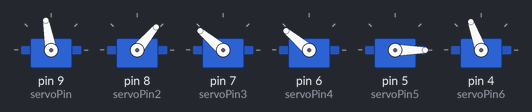
The sketch below on a simulated Arduino Uno, built with avr-gcc and run on an emulated ATmega328P. On the bench: 6 × servo.

Above: at 0.1 s.
At 6.51 s:
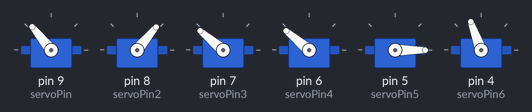
At 12.6 s:
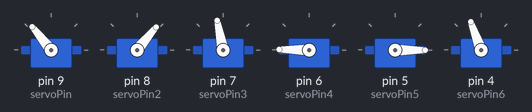
At 18.4 s:
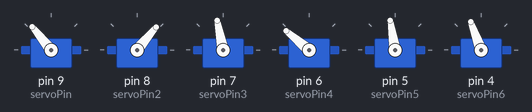
Timing chart, 0 to 19.9 s (numbered marks = the images above):
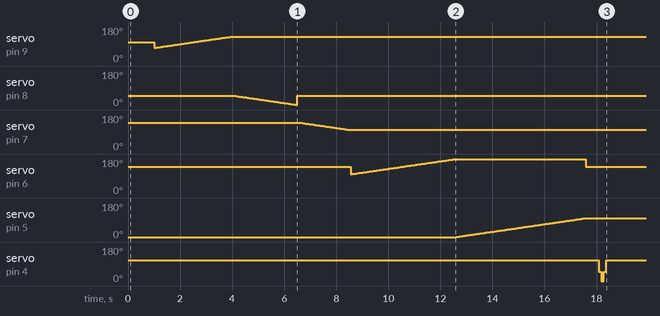

The sketch:

InitialTesting.ino
```cpp
/*
  Adafruit Arduino - Lesson 14. Sweep
*/

#include <Servo.h>

int servoPin = 9;
int servoPin2 = 8;
int servoPin3 = 7;
int servoPin4 = 6;
int servoPin5 = 5;
int servoPin6 = 4;


Servo servoBase;
Servo servoElbowLower;
Servo servoElbowUpper;
Servo servoWrist;
Servo servoClawJoint;
Servo servoClaw;

int angleBase = 0;   // servo position in degrees
int angleElbowLower = 0;
int angleElbowUpper = 0;
int angleWrist = 0;
int angleServoClawJoint = 0;
int angleServoClaw = 0;


void setup()
{
  Serial.begin(9600);//begins serial comms

  servoBase.attach(servoPin);
  servoElbowLower.attach(servoPin2);
  servoElbowUpper.attach(servoPin3);
  servoWrist.attach(servoPin4);
  servoClawJoint.attach(servoPin5);
  servoClaw.attach(servoPin6);


  servoBase.write(100); //Towards 0 is clockwise, towards 180 ccw
  servoElbowLower.write(50); //0 is fully down, 50 is fully up
  servoElbowUpper.write(140); //140 is flat, 180 is fully down, anything less than 140 is up
  servoWrist.write(140); //140 is middle, 40 degrees swinging
  servoClawJoint.write(0); //0 is bottom, 180 us up
  servoClaw.write(110); //0 is close, 110 is open
  delay(1000);


  // rotate base
  for (int i = 70; i < 130; i++) {
    servoBase.write(i);
    delay(50);
  }
  // rotate lower elbow
  for (int i = 50; i > 0; i--) {
    servoElbowLower.write(i);
    delay(50);
  }
  servoElbowLower.write(50);
  delay(50);
  //rotate upper elbow
  for (int i = 140; i > 100; i--) {
    servoElbowUpper.write(i);
    delay(50);
  }
  //rotate wrist
  for (int i = 100; i < 180; i++) {
    servoWrist.write(i);
    delay(50);
  }
  //rotate claw joint
  for (int i = 0; i < 100; i++) {
    servoClawJoint.write(i);
    delay(50);
  }
  servoWrist.write(140);
  delay(500);

  servoClaw.write(50);
  delay(100);
  servoClaw.write(0);
  delay(100);
  servoClaw.write(50);
  delay(100);
  servoClaw.write(110);
}


void loop()
{
  delay(1000);
}
```

Measured:
- by itself, servo on pin 4 (servoPin6): 110° → 50° at 18.1 s, → 0° 0.10 s later, → 50° 0.10 s later, → 110° 0.10 s later
